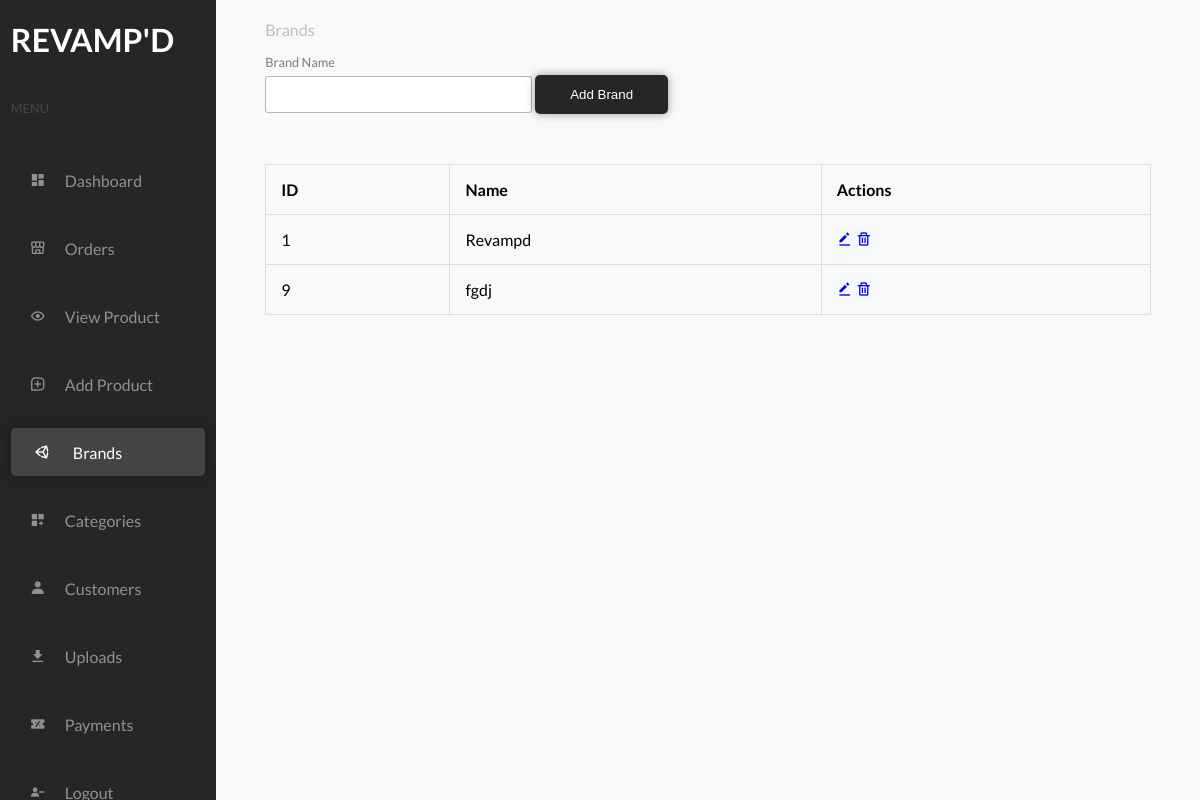
/admin/admin_brands.php (signed in), run on the app's committed database.
### tables this page shows
CREATE TABLE `brands` (
  `brand_id` int(11) NOT NULL,
  `brand_name` varchar(100) NOT NULL
);

### controllers/product_controller.php (called while the page is built, shortened)
<?php
include_once (dirname(__FILE__)) . "/../classes/product_class.php";
function select_all_brands_ctr(){
    $allbrands= new product_class();
    return $allbrands->select_all_brands_cls();
}
?>

### classes/product_class.php (called while the page is built, shortened)
<?php
include_once (dirname(__FILE__)) . '/../settings/db_class.php';
class product_class extends db_connection
{
    function select_all_brands_cls()
    {
        $mysql = 'SELECT * FROM `brands`';
        return $this->db_fetch_all($mysql);
    }
}
?>

### settings/db_class.php (called while the page is built, shortened)
<?php
class db_connection
{
	public $db = null;
	public $results = null;
	function db_connect(){
		$this->db = mysqli_connect(SERVERNAME,HOSTNAME,PASSWORD,DATABASE);
		if (mysqli_connect_errno()) {
			return false;
		}else{
			return true;
		}
	}
	function db_query($sqlQuery){
		$this->results = mysqli_query($this->db,$sqlQuery);
		if ($this->results == false) {
			return false;
		}else{
			return true;
		}
	}
	function db_fetch_all($sql){
		if(!$this->db_query($sql)){
			return false;
		}
		return mysqli_fetch_all($this->results, MYSQLI_ASSOC);
	}
}
?>

### admin/admin_brands.php (the view, shortened to what this page needs)
<?php
include_once (dirname(__FILE__)) . '/../controllers/product_controller.php';
$all_brands = select_all_brands_ctr();
if (isset($_SESSION['role']) == '1') {
?>
    <!DOCTYPE html>
    <html lang="en">
    <head>
        <link rel="stylesheet" href="../css/admin.css">
        <link href='https://unpkg.com/boxicons@2.1.4/css/boxicons.min.css' rel='stylesheet'>
    </head>
    <body>
        <div class="us_container">
        <div class="sidebar">
                <div class="content">
                    <div class="logo" style="padding: 20px 0; color:white;">
                        <h1>REVAMP'D</h1>
                    </div>
                    <p class="sm">Menu</p>
                    <div class="menuItems">
                        <a href="./admin_main.php" class="menuItem">
                            <div class="icon">
                                <i class='bx bxs-dashboard'></i>
                            </div>
                            <p class="m_name">Dashboard</p>
                        </a>
                        <a href="./admin_orders.php" class="menuItem">
                            <div class="icon">
                                <i class='bx bx-store-alt'></i>
                            </div>
                            <p class="m_name">Orders</p>
                        </a>
                        <a href="./admin_viewproduct.php" class="menuItem">
                            <div class="icon">
                            <i class='bx bx-show'></i>
                            </div>
                            <p class="m_name">View Product</p>
                        </a>
                        <a href="./admin_addproducts.php" class="menuItem">
                            <div class="icon">
                            <i class='bx bx-message-square-add'></i>
                            </div>
                            <p class="m_name">Add Product</p>
                        </a>
                        <a href="./admin_brands.php" class="menuItem active">
                            <div class="icon">
                            <i class='bx bxl-unity'></i>
                            </div>
                            <p class="m_name">Brands</p>
                        </a>
                        <a href="./admin_categories.php" class="menuItem">
                            <div class="icon">
                            <i class='bx bxs-customize'></i>
                            </div>
                            <p class="m_name">Categories</p>
                        </a>
                        <a href="./admin_customers.php" class="menuItem">
                            <div class="icon">
                            <i class='bx bxs-user'></i>
                            </div>
                            <p class="m_name">Customers</p>
                        </a>
                        <a href="./admin_customer_uploads.php" class="menuItem">
                            <div class="icon">
                            <i class='bx bxs-download'></i>
                            </div>
                            <p class="m_name">Uploads</p>
                        </a>
                        <a href="./admin_payments.php" class="menuItem">
                            <div class="icon">
                            <i class='bx bxs-discount'></i>
                            </div>
                            <p class="m_name">Payments</p>
                        </a>
                        <a href="../Login/logout.php" class="menuItem">
                            <div class="icon">
                            <i class='bx bxs-user-minus'></i>
                            </div>
                            <p class="m_name">Logout</p>
                        </a>
                    </div>
                </div>
            </div>
            <div class="side-content">
                <div class="content">
                    <div class="heading">
                        <?php
                        if (isset($_GET['editBrandID'])) {
                        ?>
                            <p>Edit Brand</p>
                        <?php
                        } else {
                        ?>
                            <p>Brands</p>
                        <?php
                        }
                        ?>
                    </div>
                    <div class="addProduct">
                        <form action="../actions/add_brand.php" method="POST">
                            <div class="flex">
                                <div class="form-control">
                                    <label for="">Brand Name</label>
                                    <input type="text" name="brand" id="brand" value="<?php echo $selected_brand['brand_name'] ?? ''; ?>">
                                    <button type="submit" name="<?php if (isset($_GET['editBrandID'])) {
                                                                    echo 'updateBrand';
                                                                } else {
                                                                    echo 'addBrand';
                                                                } ?>" id="add" class="brand"><?php
                                                                                                if (isset($_GET['editBrandID'])) {
                                                                                                    echo "Update Brand";
                                                                                                } else {
                                                                                                    echo "Add Brand";
                                                                                                } ?>
                                    </button>
                                </div>
                            </div>
                        </form>
                    </div>
                    <div class="table">
                        <table>
                            <tr>
                                <th>ID</th>
                                <th>Name</th>
                                <th>Actions</th>
                            </tr>
                            <?php
                            foreach ($all_brands as $brand) {
                            ?>
                                <tr>
                                    <td> <?php echo $brand['brand_id'] ?></td>
                                    <td><?php echo $brand['brand_name'] ?></td>
                                    <td class="actions">
                                        <a href="<?php echo "../admin/admin_brands.php?editBrandID=" . $brand['brand_id']; ?>"><i class='bx bxs-edit-alt'></i></a>
                                        <a href="<?php echo "../actions/add_brand.php?deleteBrandID=" . $brand['brand_id']; ?>"><i class='bx bx-trash'></i></a>
                                    </td>
                                </tr>
                            <?php
                            }
                            ?>
                        </table>
                    </div>
                </div>
            </div>
        </div>
    </body>
    </html>
   <?php
}

### data on the page
brands: brand_id "1", brand_name "Revampd"
brands: brand_id "9", brand_name "fgdj"
